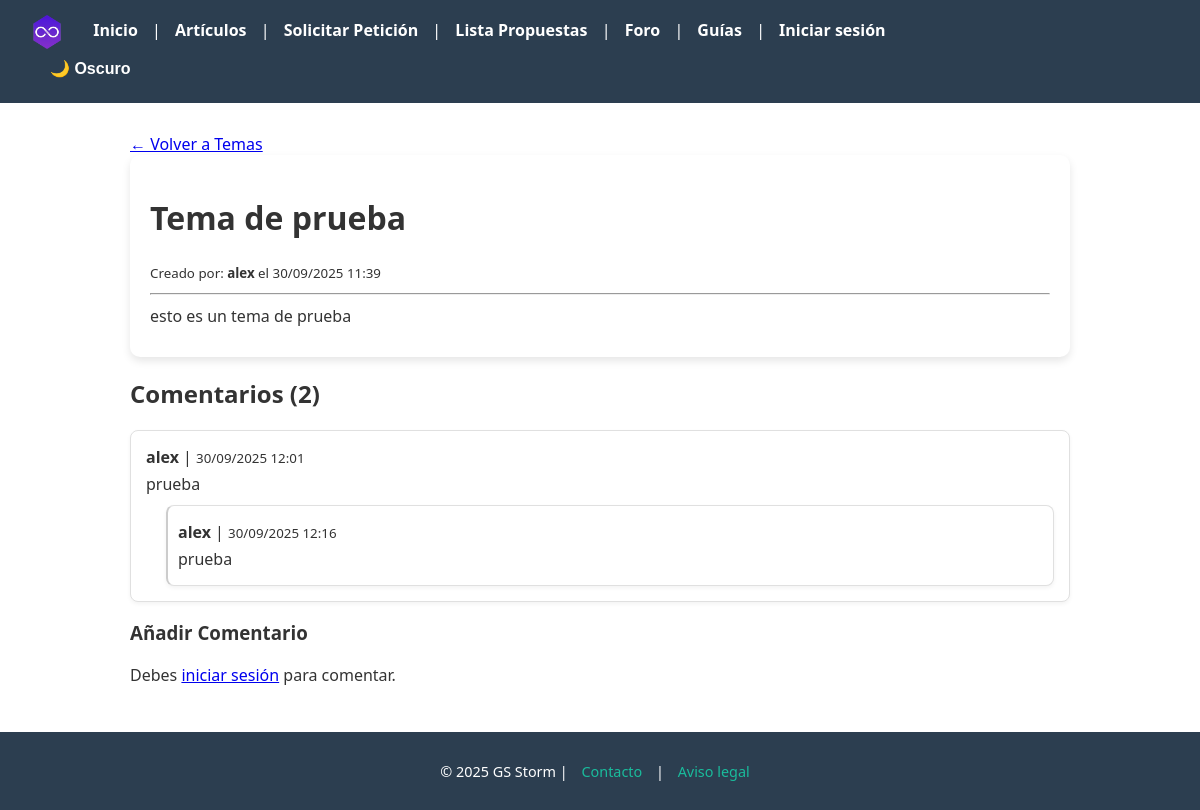
Screenshot of /temas/1/ with the database file from the repository.
### blog/models.py (models this page shows, shortened)
class Tema(models.Model):
    titulo = models.CharField(max_length=200)
    autor = models.ForeignKey(User, on_delete=models.CASCADE)
    contenido = models.TextField()
    fecha_creacion = models.DateTimeField(auto_now_add=True)

class Comentario(models.Model):
    tema = models.ForeignKey(Tema, related_name='comentarios', on_delete=models.CASCADE)
    autor = models.ForeignKey(User, on_delete=models.CASCADE)
    contenido = models.TextField()
    fecha_creacion = models.DateTimeField(auto_now_add=True)
    parent = models.ForeignKey('self', null=True, blank=True, related_name='respuestas', on_delete=models.CASCADE)
    class Meta:
        ordering = ['fecha_creacion']

### blog/views.py (the view)
# urls.py: path("temas/<int:tema_id>/", views.detalle_tema, name="detalle_tema"),
def detalle_tema(request, tema_id):
    tema = get_object_or_404(Tema, id=tema_id)
    comentarios_principales = tema.comentarios.filter(parent__isnull=True)
    form = ComentarioForm()
    return render(request, 'blog/detalle_tema.html', {
        'tema': tema,
        'comentarios': comentarios_principales,
        'form': form,
    })

### blog/templates/blog/detalle_tema.html (shortened to what this page needs)
{% extends "base.html" %}
{% block content %}
<a href="{% url 'lista_temas' %}">← Volver a Temas</a>
<div class="tema-detail-container my-4">
    <div class="article-card mb-4">
        <h1 class="mb-3">{{ tema.titulo }}</h1>
        <p><small>Creado por: <strong>{{ tema.autor.username }}</strong> el {{ tema.fecha_creacion|date:"d/m/Y H:i" }}</small></p>
        <hr>
        <div class="contenido-tema">
            <p>{{ tema.contenido|linebreaksbr }}</p>
        </div>
    </div>
    <h2 class="mb-3">Comentarios ({{ tema.comentarios.count }})</h2>
    <div class="comentarios-list mb-5">
        {% for comentario in comentarios %}
            {% include 'blog/comentario_individual.html' with comentario=comentario nivel=0 %}
        {% empty %}
            <p>Sé el primero en comentar este tema.</p>
        {% endfor %}
    </div>
    <div class="comentario-form-container mt-5" id="formulario-comentario-principal">
        <h3 class="mb-3">Añadir Comentario</h3>
        {% if user.is_authenticated %}
            <form method="post" action="{% url 'nuevo_comentario' tema.id %}" class="peticion-card">
                {% csrf_token %}
                {{ form.as_p }}
                <button type="submit" class="btn btn-primary">Comentar</button>
            </form>
        {% else %}
            <p>Debes <a href="{% url 'login' %}">iniciar sesión</a> para comentar.</p>
        {% endif %}
    </div>
</div>
{% endblock %}

### blog/templates/blog/comentario_individual.html (shortened to what this page needs)
<div class="comentario-card mb-3 {% if nivel > 0 %}respuesta{% endif %}">
    <div class="comentario-header-control">
        <p class="mb-1">
            <strong>{{ comentario.autor.username }}</strong> | <small>{{ comentario.fecha_creacion|date:"d/m/Y H:i" }}</small>
        </p>
    </div>
    <p class="comentario-contenido">{{ comentario.contenido|linebreaksbr }}</p>
    {% for respuesta in comentario.respuestas.all %}
        {% include 'blog/comentario_individual.html' with comentario=respuesta nivel=nivel|add:1 %}
    {% endfor %}
</div>

### blog/static/blog/static.css (style rules this page uses)
:root { --bg-color: #ffffff; --text-color: #333; --card-bg: #fff; --header-bg: #2c3e50; --footer-bg: #2c3e50; --link-hover: #1abc9c; --btn-bg: #1abc9c; --btn-hover: #16a085; --form-bg: #fff; --from-bg-cs:#2c3e50; }
html, body { min-height: 100vh; margin: 0; display: flex; flex-direction: column; font-family: 'Segoe UI', Tahoma, Geneva, Verdana, sans-serif; background-color: var(--bg-color); color: var(--text-color); }
.article-card { background: var(--card-bg); border-radius: 10px; padding: 20px; box-shadow: 0px 4px 8px rgba(0, 0, 0, 0.1); transition: transform 0.2s, box-shadow 0.2s; }
.article-card p { margin: 10px 0; color: var(--text-color); }

### blog/templates/blog/detalle_tema.html (style rules this page uses)
.comentario-card { background: var(--card-bg); border: 1px solid #e0e0e0; border-radius: 8px; padding: 15px; box-shadow: 0px 2px 4px rgba(0, 0, 0, 0.05); }
.comentario-card p { margin: 0; }
.comentario-header-control { display: flex; justify-content: space-between; align-items: center; margin-bottom: 5px; }
.respuesta { margin-left: 20px; margin-top: 10px; padding-left: 10px; border-left: 2px solid #ccc; }

### rows the page displays
Tema: titulo "Tema de prueba", autor.username "alex", fecha_creacion "30/09/2025 11:39", contenido "esto es un tema de prueba", comentarios.count "2"
Comentario: autor.username "alex", fecha_creacion "30/09/2025 12:01", contenido "prueba"
Comentario: autor.username "alex", fecha_creacion "30/09/2025 12:16", contenido "prueba"
